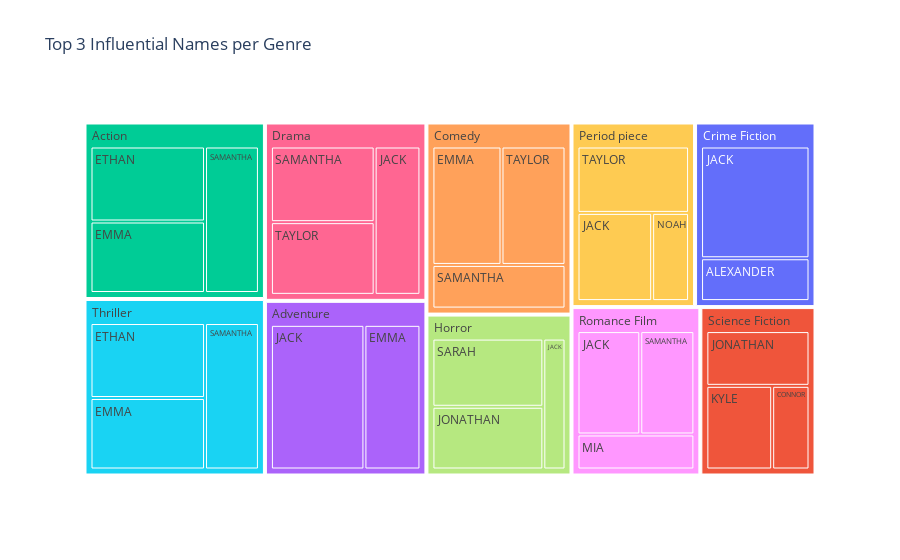

The notebook cell saved with this chart:
### Code cell
plot_treemap(top_names_by_genre)

### Figure 1 — Plotly figure (JSON) as saved in the notebook; plotly's stock layout.template omitted (floating-point values rounded to 4 significant figures)
{"data": [{"branchvalues": "total", "customdata": [["Die Hard", "Crime Fiction"], ["Terminator 2: Judgment Day", "Science Fiction"], ["The Avengers", "Action"], ["The Avengers", "Adventure"], ["The Avengers", "Comedy"], ["The Avengers", "Thriller"], ["Mission: Impossible Ii", "Action"], ["Mission: Impossible Ii", "Thriller"], ["(?)", "Adventure"], ["(?)", "Crime Fiction"], ["Apollo 13", "Drama"], ["Bram Stoker'S Dracula", "Horror"], ["Titanic", "Romance Film"], ["Dracula", "Horror"], ["Titanic", "Period piece"], ["Superman", "Science Fiction"], ["The Terminator", "Science Fiction"], ["Love Actually", "Romance Film"], ["The Notebook", "Period piece"], ["Man On Fire", "Action"], ["Sixteen Candles", "Comedy"], ["Man On Fire", "Drama"], ["Sixteen Candles", "Romance Film"], ["Man On Fire", "Thriller"], ["Suspiria", "Horror"], ["Barton Fink", "Comedy"], ["Barton Fink", "Drama"], ["(?)", "Action"], ["Barton Fink", "Period piece"], ["(?)", "Adventure"], ["(?)", "Comedy"], ["(?)", "Crime Fiction"], ["(?)", "Drama"], ["(?)", "Horror"], ["(?)", "Period piece"], ["(?)", "Romance Film"], ["(?)", "Science Fiction"], ["(?)", "Thriller"]], "domain": {"x": [0, 1], "y": [0, 1]}, "hovertemplate": "<b>%{label}</b><br>%{customdata[0]}<extra></extra>", "ids": ["Crime Fiction/ALEXANDER", "Science Fiction/CONNOR", "Action/EMMA", "Adventure/EMMA", "Comedy/EMMA", "Thriller/EMMA", "Action/ETHAN", "Thriller/ETHAN", "Adventure/JACK", "Crime Fiction/JACK", "Drama/JACK", "Horror/JACK", "Romance Film/JACK", "Horror/JONATHAN", "Period piece/JACK", "Science Fiction/JONATHAN", "Science Fiction/KYLE", "Romance Film/MIA", "Period piece/NOAH", "Action/SAMANTHA", "Comedy/SAMANTHA", "Drama/SAMANTHA", "Romance Film/SAMANTHA", "Thriller/SAMANTHA", "Horror/SARAH", "Comedy/TAYLOR", "Drama/TAYLOR", "Action", "Period piece/TAYLOR", "Adventure", "Comedy", "Crime Fiction", "Drama", "Horror", "Period piece", "Romance Film", "Science Fiction", "Thriller"], "labels": ["ALEXANDER", "CONNOR", "EMMA", "EMMA", "EMMA", "EMMA", "ETHAN", "ETHAN", "JACK", "JACK", "JACK", "JACK", "JACK", "JONATHAN", "JACK", "JONATHAN", "KYLE", "MIA", "NOAH", "SAMANTHA", "SAMANTHA", "SAMANTHA", "SAMANTHA", "SAMANTHA", "SARAH", "TAYLOR", "TAYLOR", "Action", "TAYLOR", "Adventure", "Comedy", "Crime Fiction", "Drama", "Horror", "Period piece", "Romance Film", "Science Fiction", "Thriller"], "marker": {"colors": ["#636efa", "#EF553B", "#00cc96", "#ab63fa", "#FFA15A", "#19d3f3", "#00cc96", "#19d3f3", "#ab63fa", "#636efa", "#FF6692", "#B6E880", "#FF97FF", "#B6E880", "#FECB52", "#EF553B", "#EF553B", "#FF97FF", "#FECB52", "#00cc96", "#FFA15A", "#FF6692", "#FF97FF", "#19d3f3", "#B6E880", "#FFA15A", "#FF6692", "#00cc96", "#FECB52", "#ab63fa", "#FFA15A", "#636efa", "#FF6692", "#B6E880", "#FECB52", "#FF97FF", "#EF553B", "#19d3f3"]}, "name": "", "parents": ["Crime Fiction", "Science Fiction", "Action", "Adventure", "Comedy", "Thriller", "Action", "Thriller", "Adventure", "Crime Fiction", "Drama", "Horror", "Romance Film", "Horror", "Period piece", "Science Fiction", "Science Fiction", "Romance Film", "Period piece", "Action", "Comedy", "Drama", "Romance Film", "Thriller", "Horror", "Comedy", "Drama", "", "Period piece", "", "", "", "", "", "", "", "", ""], "type": "treemap", "values": [8734.0, 6015.0, 14990.0, 14990.0, 14990.0, 14990.0, 15730.0, 15730.0, 25020.0, 22800.0, 12510.0, 5518.0, 12350.0, 13220.0, 12350.0, 10880.0, 10610.0, 7789.0, 6105.0, 14450.0, 10640.0, 14450.0, 10640.0, 14450.0, 14370.0, 13890.0, 13890.0, 45160.0, 13890.0, 40000.0, 39520.0, 31530.0, 40850.0, 33110.0, 32350.0, 30780.0, 27500.0, 45160.0]}], "layout": {"legend": {"tracegroupgap": 0}, "title": {"text": "Top 3 Influential Names per Genre"}}}
